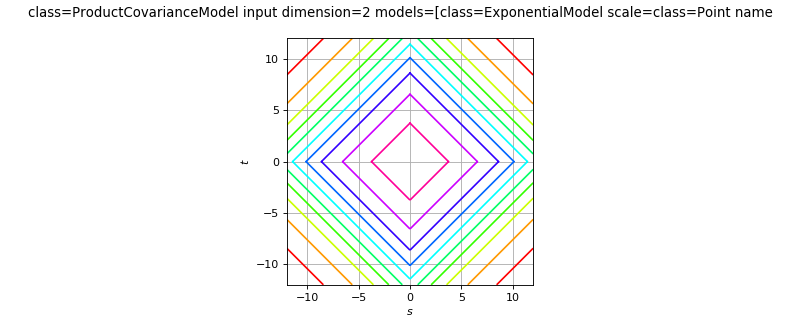

The script that drew this image:
import openturns as ot
from matplotlib import pyplot as plt
from openturns.viewer import View
if ot.ProductCovarianceModel().__class__.__name__ == 'ExponentialModel':
    covarianceModel = ot.ExponentialModel([0.5], [5.0])
elif ot.ProductCovarianceModel().__class__.__name__ == 'GeneralizedExponential':
    covarianceModel = ot.GeneralizedExponential([2.0], [3.0], 1.5)
elif ot.ProductCovarianceModel().__class__.__name__ == 'ProductCovarianceModel':
    amplitude = [1.0]
    scale1 = [4.0]
    scale2 = [4.0]
    cov1 = ot.ExponentialModel(scale1, amplitude)
    cov2 = ot.ExponentialModel(scale2, amplitude)
    covarianceModel = ot.ProductCovarianceModel([cov1, cov2])
elif ot.ProductCovarianceModel().__class__.__name__ == 'RankMCovarianceModel':
    variance = [1.0, 2.0]
    basis = ot.LinearBasisFactory().build()
    covarianceModel = ot.RankMCovarianceModel(variance, basis)
else:
    covarianceModel = ot.ProductCovarianceModel()
title = str(covarianceModel)[:100]
if covarianceModel.getInputDimension() == 1:
    scale = covarianceModel.getScale()[0]
    if covarianceModel.isStationary():
        def f(x):
            return [covarianceModel(x)[0, 0]]
        func = ot.PythonFunction(1, 1, f)
        func.setDescription(['$tau$', '$cov$'])
        cov_graph = func.draw(-3.0 * scale, 3.0 * scale, 129)
        cov_graph.setTitle(title)
        fig = plt.figure(figsize=(10, 4))
        cov_axis = fig.add_subplot(111)
        View(cov_graph, figure=fig, axes=[cov_axis], add_legend=False)
    else:
        def f(x):
            return [covarianceModel([x[0]], [x[1]])[0, 0]]
        func = ot.PythonFunction(2, 1, f)
        func.setDescription(['$s$', '$t$', '$cov$'])
        cov_graph = func.draw([-3.0 * scale]*2, [3.0 * scale]*2, [129]*2)
        cov_graph.setTitle(title)
        fig = plt.figure(figsize=(10, 4))
        cov_axis = fig.add_subplot(111)
        View(cov_graph, figure=fig, axes=[cov_axis], add_legend=False, square_axes=True)
elif covarianceModel.getInputDimension() == 2:
    scale = covarianceModel.getScale()
    if covarianceModel.isStationary():
        def f(x):
            return [covarianceModel(x)[0, 0]]
        func = ot.PythonFunction(2, 1, f)
        func.setDescription(['$s$', '$t$', '$cov$'])
        cov_graph = func.draw(-3.0 * scale, 3.0 * scale, [129]*2)
        cov_graph.setTitle(title)
        fig = plt.figure(figsize=(10, 4))
        cov_axis = fig.add_subplot(111)
        View(cov_graph, figure=fig, axes=[cov_axis], add_legend=False, square_axes=True)
